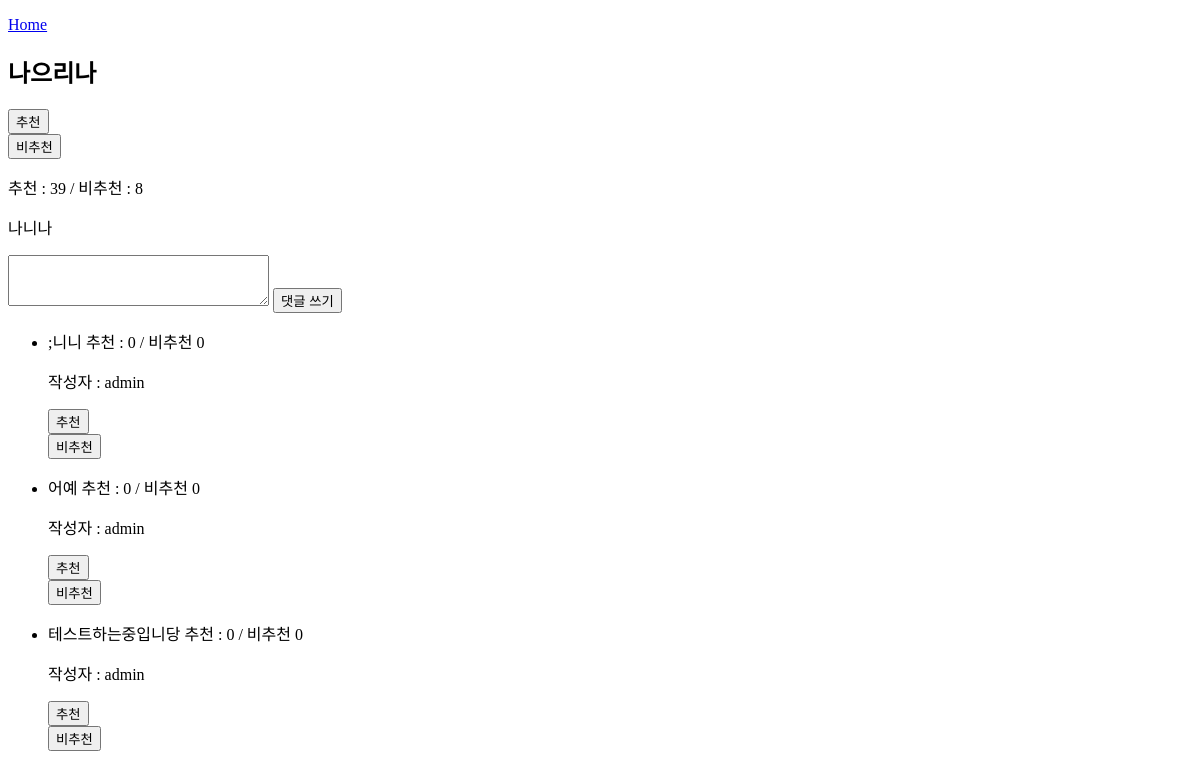
The app's page /boards/3/, older data.
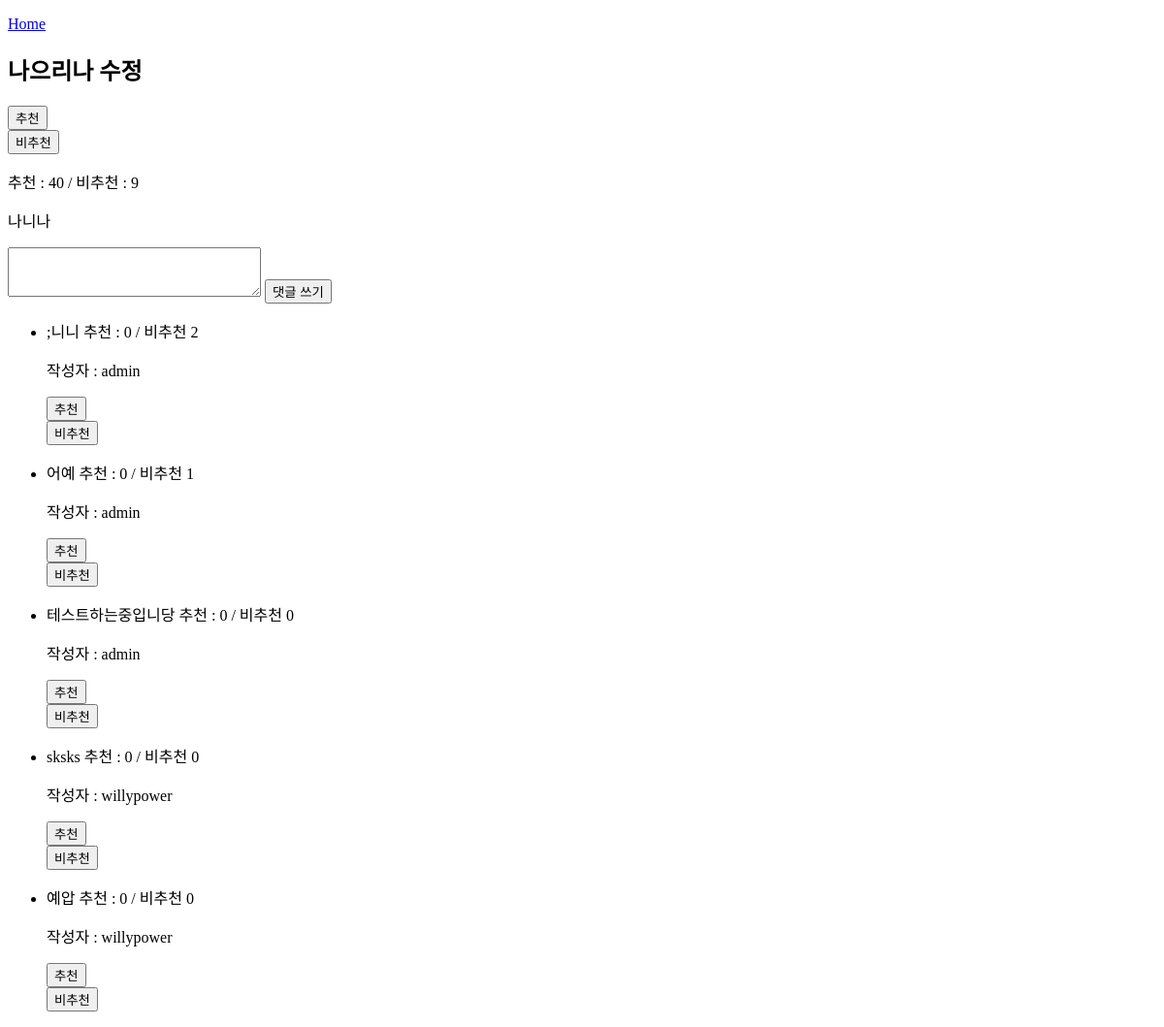
The same page, newer data.
### boards/models.py (models this page shows)
class Article(models.Model):
    title = models.CharField(max_length=200)
    article_text = models.TextField()
    created_at = models.DateTimeField('Date published')
    edited_at = models.DateTimeField('Latest edited date', auto_now=True)
    writer = models.ForeignKey(User, on_delete=models.CASCADE)
    upvote = models.IntegerField(default=0)
    downvote = models.IntegerField(default=0)

class Comment(models.Model):
    comment_text = models.TextField()
    created_at = models.DateTimeField('Date published')
    edited_at = models.DateTimeField('Latest edited date')
    article = models.ForeignKey(Article, on_delete=models.CASCADE)
    writer = models.ForeignKey(User, on_delete=models.CASCADE)
    upvote = models.IntegerField(default=0)
    downvote = models.IntegerField(default=0)

### boards/views.py (the view)
# urls.py: path('<int:article_id>/', views.board_detail, name='board_detail'),
def board_detail(request, article_id):
    article_list = Article.objects.all()
    A = get_object_or_404(Article, pk=article_id)
    C = Comment.objects.filter(article_id=article_id)
    return render(request, 'boards/board_detail.html', {'article_detail': A,
                                                        'article_list': article_list,
                                                        'comment_list': C})

### boards/templates/boards/board_detail.html (shortened to what this page needs)
<!DOCTYPE html>
<html lang="en">
<head>
</head>
<body>
<p>
    <a href="{% url 'boards:board_index' %}">Home</a>
</p>
<h2>{{ article_detail.title }}</h2>
<form action="{% url 'boards:board_vote' article_detail.id %}" method="post">
    <button type="submit">
        추천
    </button>
</form>
<form action="{% url 'boards:board_vote' article_detail.id %}" method="post">
    <button type="submit">
        비추천
    </button>
</form>
<p>
    추천 : {{ article_detail.upvote }} / 비추천 : {{ article_detail.downvote }}
</p>
<p>{{ article_detail.article_text }}</p>
<form action="{% url 'boards:board_comment_write' %}" method="post">
    <textarea name="comment_text" cols="30" rows="3">
    </textarea>
    <button type="submit">
        댓글 쓰기
    </button>
</form>
<ul>
    {% for comment in comment_list %}
        <li>
            {{ comment.comment_text }} 추천 : {{ comment.upvote }} / 비추천 {{ comment.downvote }}
            <p>
                작성자 : {{ comment.writer }}
            </p>
            <p>
            <form action="{% url 'boards:board_comment_vote' comment.id %}" method="post">
                <button type="submit">
                    추천
                </button>
            </form>
            <form action="{% url 'boards:board_comment_vote' comment.id %}" method="post">
                <button type="submit">
                    비추천
                </button>
            </form>
            </p>
        </li>
    {% endfor %}
</ul>
</body>
</html>

Row changes from the older to the newer data that the page shows:
changed Article "나니나": title "나으리나" → "나으리나 수정"; upvote "39" → "40"; downvote "8" → "9"
changed Comment ";니니": downvote "0" → "2"
changed Comment "어예": downvote "0" → "1"
now on this page (row edited): Comment: comment_text "sksks", upvote "0", downvote "0", writer "willypower"
added Comment: comment_text "예압", upvote "0", downvote "0", writer "willypower"
